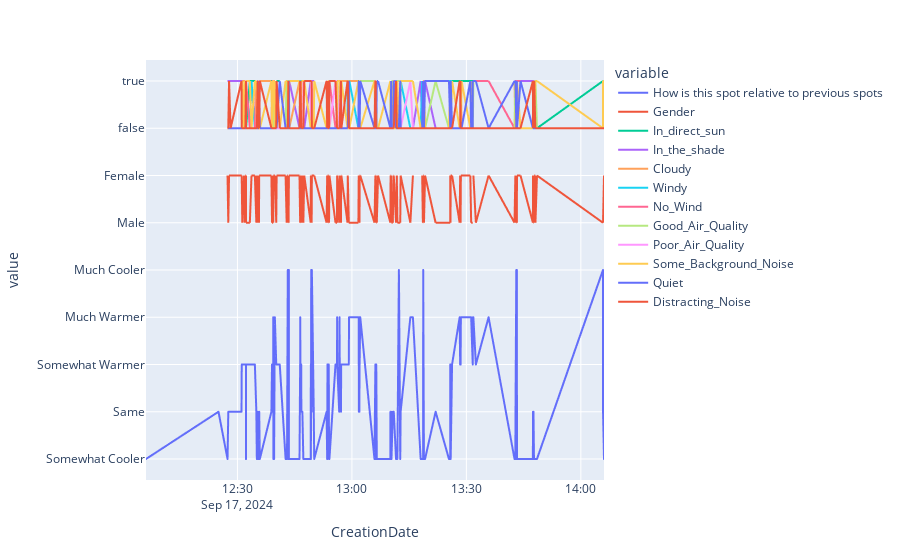

The notebook cell saved with this chart:
### Code cell
px.line(survey_df.drop(["ObjectID", "GlobalID", "Describe this spot.1"], axis=1))

### Figure 1 — Plotly figure (JSON) as saved in the notebook; plotly's stock layout.template omitted (floating-point values rounded to 4 significant figures; data arrays with more than 128 entries replaced by an {"elided": "..."} marker saying what was removed)
{"data": [{"hovertemplate": "variable=How is this spot relative to previous spots<br>CreationDate=%{x}<br>value=%{y}<extra></extra>", "legendgroup": "How is this spot relative to previous spots", "line": {"color": "#636efa", "dash": "solid"}, "marker": {"symbol": "circle"}, "mode": "lines", "name": "How is this spot relative to previous spots", "showlegend": true, "type": "scattergl", "x": {"elided": "169 str values"}, "xaxis": "x", "y": {"elided": "169 str values"}, "yaxis": "y"}, {"hovertemplate": "variable=Gender<br>CreationDate=%{x}<br>value=%{y}<extra></extra>", "legendgroup": "Gender", "line": {"color": "#EF553B", "dash": "solid"}, "marker": {"symbol": "circle"}, "mode": "lines", "name": "Gender", "showlegend": true, "type": "scattergl", "x": {"elided": "169 str values"}, "xaxis": "x", "y": {"elided": "169 str values"}, "yaxis": "y"}, {"hovertemplate": "variable=In_direct_sun<br>CreationDate=%{x}<br>value=%{y}<extra></extra>", "legendgroup": "In_direct_sun", "line": {"color": "#00cc96", "dash": "solid"}, "marker": {"symbol": "circle"}, "mode": "lines", "name": "In_direct_sun", "showlegend": true, "type": "scattergl", "x": {"elided": "169 str values"}, "xaxis": "x", "y": {"elided": "169 bool values"}, "yaxis": "y"}, {"hovertemplate": "variable=In_the_shade<br>CreationDate=%{x}<br>value=%{y}<extra></extra>", "legendgroup": "In_the_shade", "line": {"color": "#ab63fa", "dash": "solid"}, "marker": {"symbol": "circle"}, "mode": "lines", "name": "In_the_shade", "showlegend": true, "type": "scattergl", "x": {"elided": "169 str values"}, "xaxis": "x", "y": {"elided": "169 bool values"}, "yaxis": "y"}, {"hovertemplate": "variable=Cloudy<br>CreationDate=%{x}<br>value=%{y}<extra></extra>", "legendgroup": "Cloudy", "line": {"color": "#FFA15A", "dash": "solid"}, "marker": {"symbol": "circle"}, "mode": "lines", "name": "Cloudy", "showlegend": true, "type": "scattergl", "x": {"elided": "169 str values"}, "xaxis": "x", "y": {"elided": "169 bool values"}, "yaxis": "y"}, {"hovertemplate": "variable=Windy<br>CreationDate=%{x}<br>value=%{y}<extra></extra>", "legendgroup": "Windy", "line": {"color": "#19d3f3", "dash": "solid"}, "marker": {"symbol": "circle"}, "mode": "lines", "name": "Windy", "showlegend": true, "type": "scattergl", "x": {"elided": "169 str values"}, "xaxis": "x", "y": {"elided": "169 bool values"}, "yaxis": "y"}, {"hovertemplate": "variable=No_Wind<br>CreationDate=%{x}<br>value=%{y}<extra></extra>", "legendgroup": "No_Wind", "line": {"color": "#FF6692", "dash": "solid"}, "marker": {"symbol": "circle"}, "mode": "lines", "name": "No_Wind", "showlegend": true, "type": "scattergl", "x": {"elided": "169 str values"}, "xaxis": "x", "y": {"elided": "169 bool values"}, "yaxis": "y"}, {"hovertemplate": "variable=Good_Air_Quality<br>CreationDate=%{x}<br>value=%{y}<extra></extra>", "legendgroup": "Good_Air_Quality", "line": {"color": "#B6E880", "dash": "solid"}, "marker": {"symbol": "circle"}, "mode": "lines", "name": "Good_Air_Quality", "showlegend": true, "type": "scattergl", "x": {"elided": "169 str values"}, "xaxis": "x", "y": {"elided": "169 bool values"}, "yaxis": "y"}, {"hovertemplate": "variable=Poor_Air_Quality<br>CreationDate=%{x}<br>value=%{y}<extra></extra>", "legendgroup": "Poor_Air_Quality", "line": {"color": "#FF97FF", "dash": "solid"}, "marker": {"symbol": "circle"}, "mode": "lines", "name": "Poor_Air_Quality", "showlegend": true, "type": "scattergl", "x": {"elided": "169 str values"}, "xaxis": "x", "y": {"elided": "169 bool values"}, "yaxis": "y"}, {"hovertemplate": "variable=Some_Background_Noise<br>CreationDate=%{x}<br>value=%{y}<extra></extra>", "legendgroup": "Some_Background_Noise", "line": {"color": "#FECB52", "dash": "solid"}, "marker": {"symbol": "circle"}, "mode": "lines", "name": "Some_Background_Noise", "showlegend": true, "type": "scattergl", "x": {"elided": "169 str values"}, "xaxis": "x", "y": {"elided": "169 bool values"}, "yaxis": "y"}, {"hovertemplate": "variable=Quiet<br>CreationDate=%{x}<br>value=%{y}<extra></extra>", "legendgroup": "Quiet", "line": {"color": "#636efa", "dash": "solid"}, "marker": {"symbol": "circle"}, "mode": "lines", "name": "Quiet", "showlegend": true, "type": "scattergl", "x": {"elided": "169 str values"}, "xaxis": "x", "y": {"elided": "169 bool values"}, "yaxis": "y"}, {"hovertemplate": "variable=Distracting_Noise<br>CreationDate=%{x}<br>value=%{y}<extra></extra>", "legendgroup": "Distracting_Noise", "line": {"color": "#EF553B", "dash": "solid"}, "marker": {"symbol": "circle"}, "mode": "lines", "name": "Distracting_Noise", "showlegend": true, "type": "scattergl", "x": {"elided": "169 str values"}, "xaxis": "x", "y": {"elided": "169 bool values"}, "yaxis": "y"}], "layout": {"legend": {"title": {"text": "variable"}, "tracegroupgap": 0}, "margin": {"t": 60}, "xaxis": {"anchor": "y", "domain": [0, 1], "title": {"text": "CreationDate"}}, "yaxis": {"anchor": "x", "domain": [0, 1], "title": {"text": "value"}}}}
